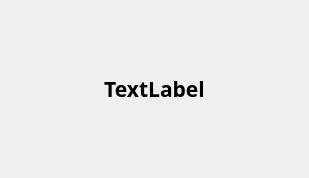
<?xml version="1.0" encoding="UTF-8"?>
<ui version="4.0">
 <class>messageDialog</class>
 <widget class="QDialog" name="messageDialog">
  <property name="geometry">
   <rect>
    <x>0</x>
    <y>0</y>
    <width>309</width>
    <height>178</height>
   </rect>
  </property>
  <property name="windowTitle">
   <string>Dialog</string>
  </property>
  <layout class="QHBoxLayout" name="horizontalLayout">
   <item>
    <widget class="QLabel" name="label">
     <property name="font">
      <font>
       <family>微软雅黑</family>
       <pointsize>16</pointsize>
       <weight>75</weight>
       <bold>true</bold>
      </font>
     </property>
     <property name="text">
      <string>TextLabel</string>
     </property>
     <property name="alignment">
      <set>Qt::AlignCenter</set>
     </property>
    </widget>
   </item>
  </layout>
 </widget>
 <resources/>
 <connections/>
</ui>
